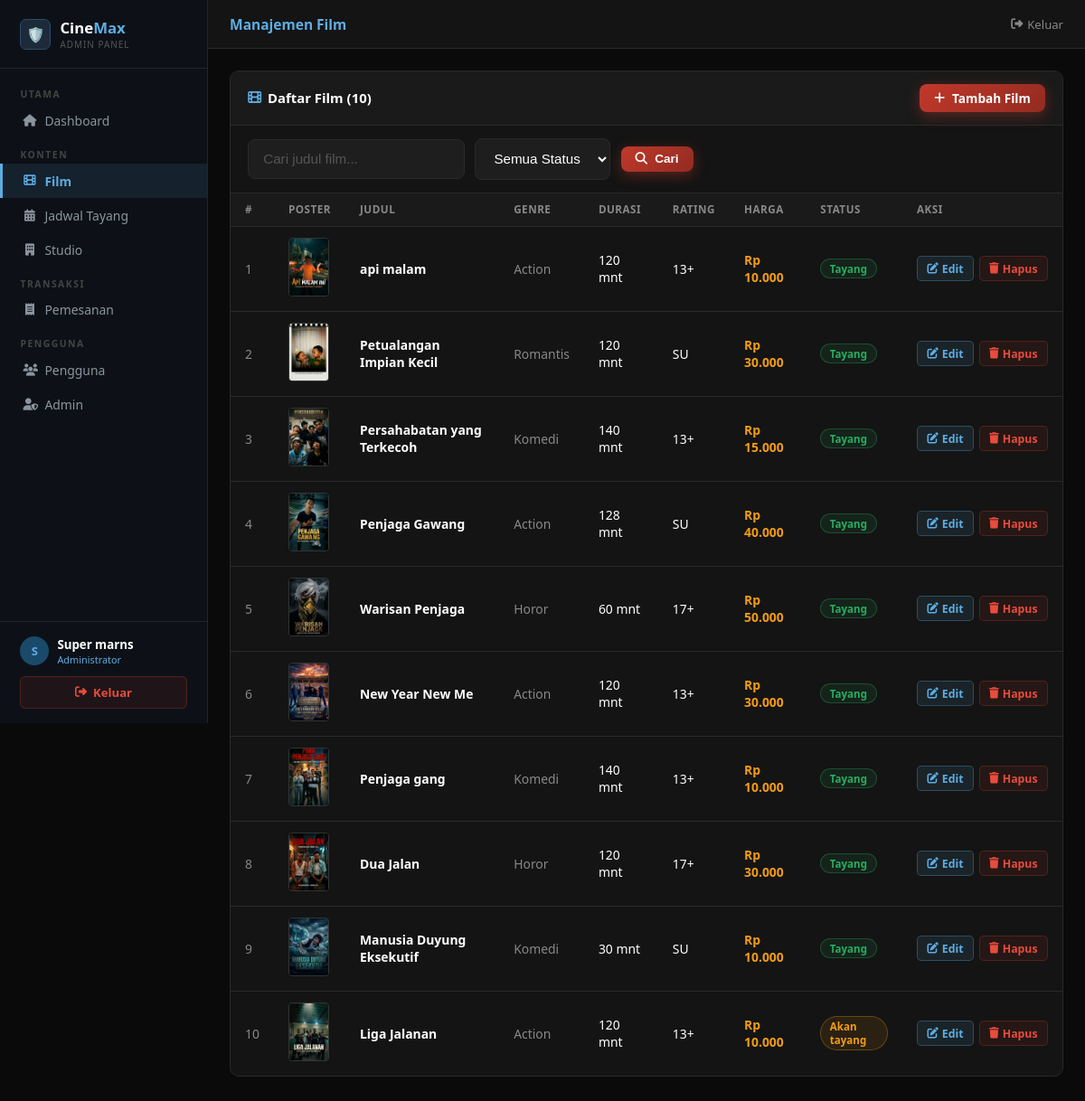
/bioskop/admin/films.php (signed in), run on the app's committed database.
### tables this page shows
CREATE TABLE `films` (
  `id` int(11) NOT NULL,
  `judul` varchar(200) NOT NULL,
  `genre` varchar(100) DEFAULT NULL,
  `durasi` int(11) DEFAULT NULL,
  `rating` varchar(10) DEFAULT NULL,
  `sinopsis` text DEFAULT NULL,
  `poster` varchar(255) DEFAULT NULL,
  `harga` decimal(10,2) DEFAULT 50000.00,
  `status` enum('tayang','akan_tayang','selesai') DEFAULT 'tayang',
  `created_at` timestamp NOT NULL DEFAULT current_timestamp()
);

### bioskop/admin/films.php (the view, shortened to what this page needs)
<?php
require_once '../config/database.php';
$cari          = trim($_GET['search'] ?? '');
$where         = "WHERE 1=1";
$params        = [];
$types         = '';
if ($params) {
    $stmt = $conn->prepare("SELECT * FROM films $where ORDER BY id DESC");
    $stmt->bind_param($types, ...$params);
    $stmt->execute();
    $daftar_film = $stmt->get_result();
} else {
    $daftar_film = $conn->query("SELECT * FROM films $where ORDER BY id DESC");
}
include 'includes/header.php';
?>
<div class="box">
    <div class="box-header">
        <h3><i class="fas fa-film"></i> Daftar Film (<?= $daftar_film->num_rows ?>)</h3>
        <a href="films.php?action=add" class="btn btn-primary btn-sm">
            <i class="fas fa-plus"></i> Tambah Film
        </a>
    </div>
    <div class="filter-bar">
        <form method="GET" class="filter-form">
            <input type="text" name="search" class="form-control filter-input-lg"
                   placeholder="Cari judul film..." value="<?= htmlspecialchars($cari) ?>">
            <select name="status" class="form-control filter-input-md">
                <option value="">Semua Status</option>
            </select>
            <button type="submit" class="btn btn-primary btn-sm"><i class="fas fa-search"></i> Cari</button>
        </form>
    </div>
    <div class="tabel-wrap">
        <table class="tabel">
            <thead>
                <tr>
                    <th>#</th>
                    <th>Poster</th>
                    <th>Judul</th>
                    <th>Genre</th>
                    <th>Durasi</th>
                    <th>Rating</th>
                    <th>Harga</th>
                    <th>Status</th>
                    <th>Aksi</th>
                </tr>
            </thead>
            <tbody>
                <?php $no = 1; while ($f = $daftar_film->fetch_assoc()): ?>
                <tr>
                    <td class="text-abu"><?= $no++ ?></td>
                    <td>
                        <?php
                        $poster_path = '../assets/uploads/posters/' . ($f['poster'] ?? '');
                        if (!empty($f['poster']) && file_exists($poster_path)):
                        ?>
                        <img src="../assets/uploads/posters/<?= htmlspecialchars($f['poster']) ?>"
                             alt="<?= htmlspecialchars($f['judul']) ?>"
                             style="width:45px; height:65px; object-fit:cover; border-radius:4px; border:1px solid #333;">
                        <?php endif; ?>
                    </td>
                    <td class="text-bold"><?= htmlspecialchars($f['judul']) ?></td>
                    <td class="text-abu text-kecil"><?= htmlspecialchars($f['genre']) ?></td>
                    <td><?= $f['durasi'] ?> mnt</td>
                    <td><?= htmlspecialchars($f['rating']) ?></td>
                    <td class="text-kuning text-bold">Rp <?= number_format($f['harga'], 0, ',', '.') ?></td>
                    <td>
                        <span class="badge-status badge-<?= $f['status'] ?>">
                            <?= str_replace('_', ' ', ucfirst($f['status'])) ?>
                        </span>
                    </td>
                    <td>
                        <div class="aksi-group">
                            <a href="films.php?action=edit&id=<?= $f['id'] ?>" class="btn-edit">
                                <i class="fas fa-edit"></i> Edit
                            </a>
                            <a href="films.php?action=delete&id=<?= $f['id'] ?>" class="btn-hapus"
                               onclick="return confirm('Hapus film <?= addslashes($f['judul']) ?>?')">
                                <i class="fas fa-trash"></i> Hapus
                            </a>
                        </div>
                    </td>
                </tr>
                <?php endwhile; ?>
            </tbody>
        </table>
    </div>
</div>
<?php include 'includes/footer.php'; ?>

### bioskop/assets/css/style.css (style rules this page uses)
:root { --primary: #c0392b; --primary-dark: #922b21; --primary-light: #e74c3c; --bg-dark: #0a0a0a; --bg-card: #141414; --bg-card2: #1a1a1a; --bg-input: #1e1e1e; --text-white: #ffffff; --text-gray: #aaaaaa; --text-light: #cccccc; --border: #2a2a2a; --border-red: #c0392b; --gold: #f39c12; --success: #27ae60; --shadow: 0 4px 20px rgba(192, 57, 43, 0.3); }
* { margin: 0; padding: 0; box-sizing: border-box; }
body { font-family: 'Segoe UI', Tahoma, Geneva, Verdana, sans-serif; background-color: var(--bg-dark); color: var(--text-white); min-height: 100vh; }
a { text-decoration: none; color: inherit; }
.btn { display: inline-flex; align-items: center; gap: 8px; padding: 0.7rem 1.5rem; border-radius: 8px; font-weight: 600; font-size: 0.95rem; cursor: pointer; border: none; transition: all 0.3s; text-decoration: none; }
.btn-primary { background: linear-gradient(135deg, var(--primary), var(--primary-dark)); color: white; box-shadow: 0 4px 15px rgba(192, 57, 43, 0.4); }
.btn-sm { padding: 0.4rem 1rem; font-size: 0.85rem; }
.form-control { width: 100%; padding: 0.8rem 1rem; background: var(--bg-input); border: 1px solid var(--border); border-radius: 8px; color: var(--text-white); font-size: 0.95rem; transition: all 0.3s; }
.form-control::placeholder { color: #555; }

### bioskop/assets/css/admin.css (style rules this page uses)
body { display: flex; flex-direction: column; min-height: 100vh; }
.box { background: #141414; border: 1px solid #2a2a2a; border-radius: 10px; overflow: hidden; margin-bottom: 1.5rem; }
.box-header { padding: 0.85rem 1.2rem; background: #1a1a1a; border-bottom: 1px solid #2a2a2a; display: flex; align-items: center; justify-content: space-between; }
.box-header h3 { font-size: 0.93rem; font-weight: 700; display: flex; align-items: center; gap: 7px; }
.box-header h3 i { color: #5dade2; }
.tabel { width: 100%; border-collapse: collapse; }
.tabel th { background: #1a1a1a; padding: 0.65rem 1rem; text-align: left; font-size: 0.73rem; font-weight: 700; color: #888; text-transform: uppercase; letter-spacing: 0.5px; border-bottom: 1px solid #2a2a2a; }
.tabel td { padding: 0.75rem 1rem; border-bottom: 1px solid #2a2a2a; font-size: 0.87rem; vertical-align: middle; }
.tabel tr:last-child td { border-bottom: none; }
.btn-edit, .btn-hapus, .btn-lihat { display: inline-flex; align-items: center; gap: 4px; padding: 0.28rem 0.65rem; border-radius: 5px; font-size: 0.77rem; font-weight: 600; border: 1px solid; cursor: pointer; text-decoration: none; transition: opacity 0.2s; }
.btn-edit { background: rgba(93,173,226,0.1); color: #5dade2; border-color: rgba(93,173,226,0.3); }
.btn-hapus { background: rgba(192,57,43,0.1); color: #e74c3c; border-color: rgba(192,57,43,0.3); }
.aksi-group { display: flex; gap: 0.35rem; }
.badge-status { display: inline-block; padding: 0.18rem 0.6rem; border-radius: 20px; font-size: 0.72rem; font-weight: 600; border: 1px solid; }
.badge-confirmed, .badge-tayang, .badge-aktif { background: rgba(39,174,96,0.1); color: #27ae60; border-color: rgba(39,174,96,0.3); }
.badge-pending, .badge-akan_tayang { background: rgba(243,156,18,0.1); color: #f39c12; border-color: rgba(243,156,18,0.3); }
select.form-control { cursor: pointer; }
.filter-bar { padding: 0.85rem 1.2rem; border-bottom: 1px solid #2a2a2a; display: flex; gap: 0.7rem; flex-wrap: wrap; align-items: center; }
.text-kuning { color: #f39c12; }
.text-abu { color: #888; }
.text-bold { font-weight: 700; }
.text-kecil { font-size: 0.81rem; }
.filter-form { display: flex; gap: 0.7rem; flex-wrap: wrap; align-items: center; width: 100%; }
.filter-input-lg { max-width: 240px; }
.filter-input-md { max-width: 150px; }
.tabel-wrap { overflow-x: auto; }

### data on the page
films: poster (picture), judul "api malam", genre "Action", durasi "120", rating "13+", harga "10.000", status "Tayang"
films: poster (picture), judul "Petualangan Impian Kecil", genre "Romantis", durasi "120", rating "SU", harga "30.000", status "Tayang"
films: poster (picture), judul "Persahabatan yang Terkecoh", genre "Komedi", durasi "140", rating "13+", harga "15.000", status "Tayang"
films: poster (picture), judul "Penjaga Gawang", genre "Action", durasi "128", rating "SU", harga "40.000", status "Tayang"
films: poster (picture), judul "Warisan Penjaga", genre "Horor", durasi "60", rating "17+", harga "50.000", status "Tayang"
films: poster (picture), judul "New Year New Me", genre "Action", durasi "120", rating "13+", harga "30.000", status "Tayang"
films: poster (picture), judul "Penjaga gang", genre "Komedi", durasi "140", rating "13+", harga "10.000", status "Tayang"
films: poster (picture), judul "Dua Jalan", genre "Horor", durasi "120", rating "17+", harga "30.000", status "Tayang"
films: poster (picture), judul "Manusia Duyung Eksekutif", genre "Komedi", durasi "30", rating "SU", harga "10.000", status "Tayang"
films: poster (picture), judul "Liga Jalanan", genre "Action", durasi "120", rating "13+", harga "10.000", status "Akan tayang"

### other printed values
substr($_SESSION['admin_nama'] ?? 'A', 0, 1) "S"
$_SESSION['admin_nama'] "Super marns"
$pageTitle "Manajemen Film"
$daftar_film->num_rows "10"
